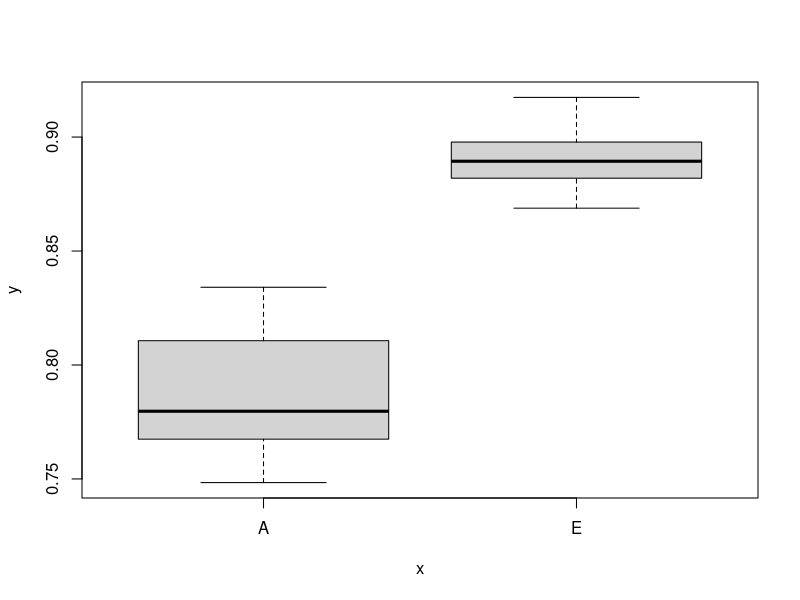
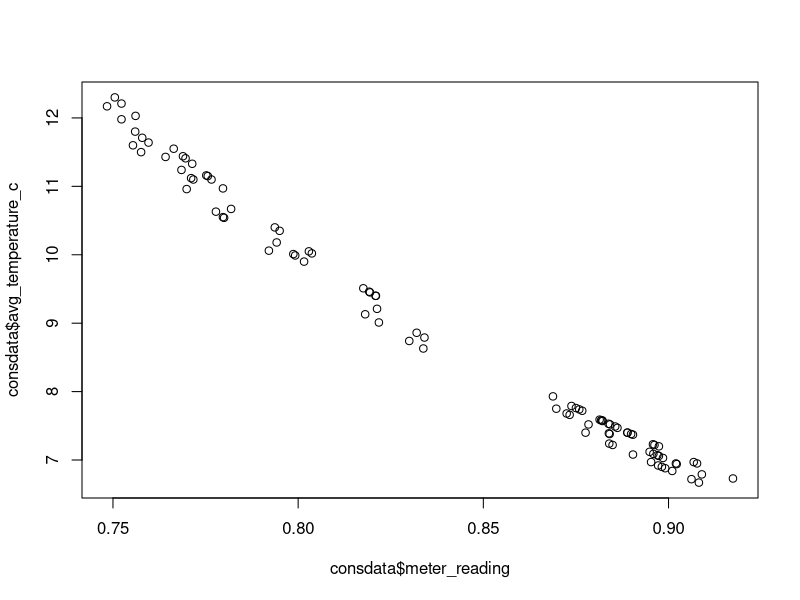
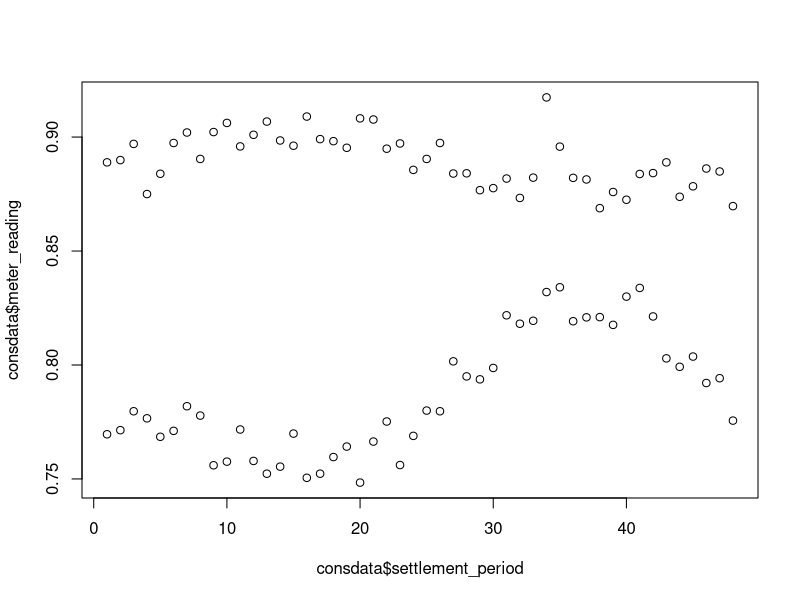
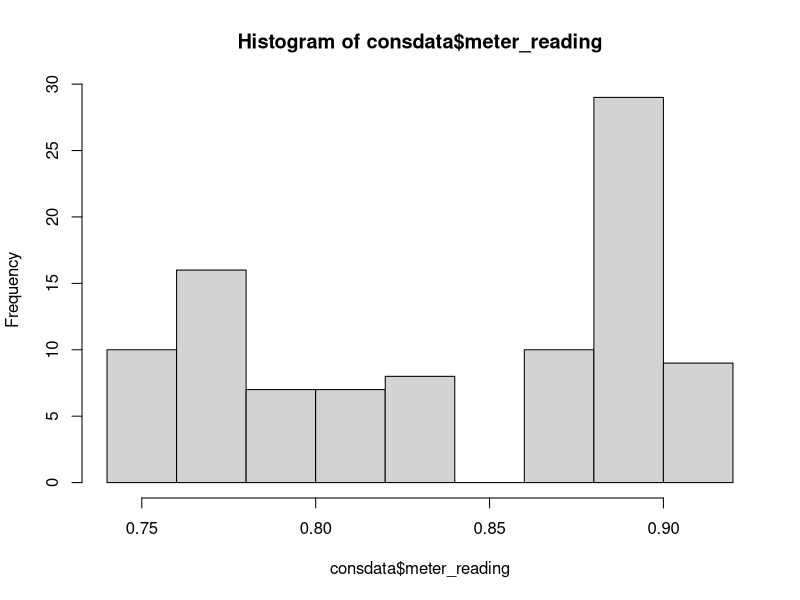
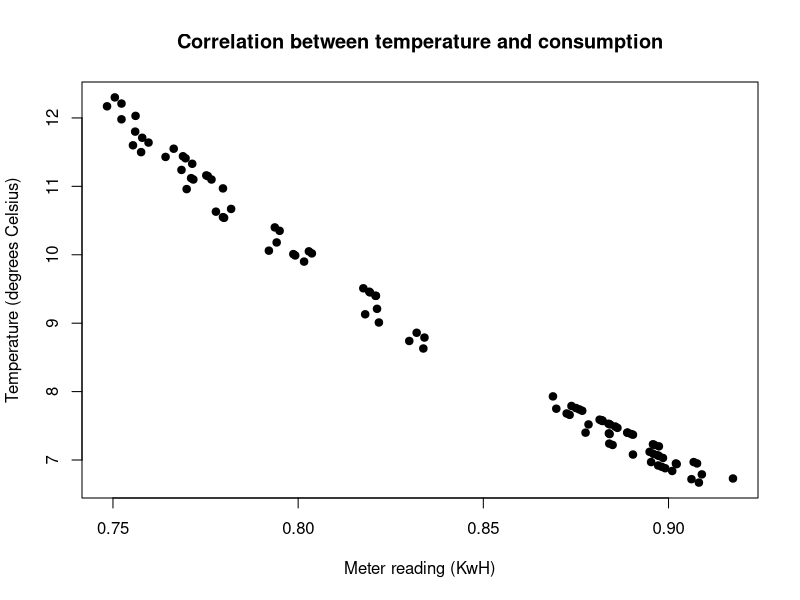
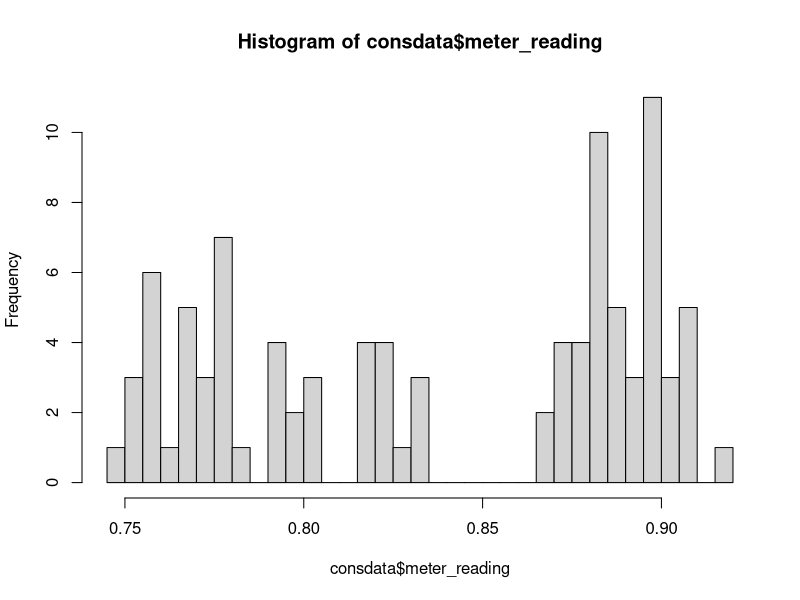
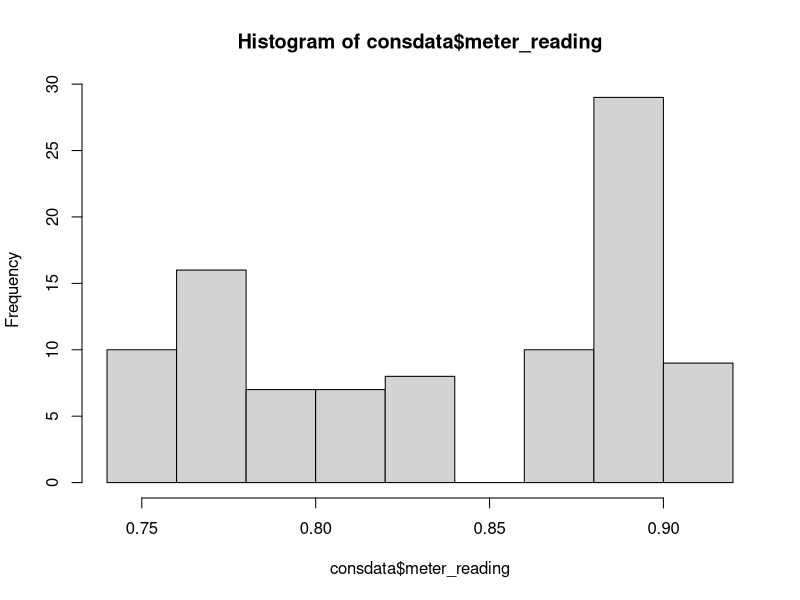

Here is the R script that generated these plots, in order:
## ---- chunk 1
consdata <- read.csv("consdata.csv", header = TRUE, stringsAsFactors = TRUE)

head(consdata, n = 2)

## ---- chunk 2

is.numeric(consdata$meter_reading) ## we could also do is.numeric(consdata[,1]) as per our last session on subsetting

is.numeric(consdata$actual_estimate)

is.factor(consdata$actual_estimate)

## ---- chunk 3
is(consdata$meter_reading)

is(consdata$actual_estimate)

## ---- chunk 4

consdata$meter_reading <- as.character(consdata$meter_reading)

is.character(consdata$meter_reading)

consdata$meter_reading <- as.numeric(consdata$meter_reading)
## ---- chunk 5
datetest <- "12/12/2018"
datetest <- as.Date(datetest, format = "%d/%m/%Y")
is(datetest)
## ---- chunk 6
consdata$settlement_date <- as.character(consdata$settlement_date)
consdata$settlement_date <- as.Date(consdata$settlement_date, format = "%d/%m/%Y")
## ---- chunk 7
datetest <- 17940
datetest <- as.Date(datetest, origin = as.Date("01/01/1970", format = "%d/%m/%Y"))
datetest
## ---- chunk 8
mean(consdata$meter_reading)
median(consdata$meter_reading)
sd(consdata$meter_reading)
quantile(consdata$meter_reading)
## ---- chunk 9
summary(consdata)
## ---- chunk 10
library(psych)
describeBy(consdata, consdata$actual_estimate)
## ---- chunk 11
plot(x = consdata$actual_estimate, y = consdata$meter_reading)
## ---- chunk 12
plot(x = consdata$meter_reading,y = consdata$avg_temperature_c)
## ---- chunk 13
plot(x = consdata$settlement_period, y = consdata$meter_reading)
## ---- chunk 14
hist(consdata$meter_reading)
## ---- chunk 15
plot(consdata$meter_reading, consdata$avg_temperature_c,
     main = "Correlation between temperature and consumption",
     xlab = "Meter reading (KwH)",
     ylab = "Temperature (degrees Celsius)",
     pch = 19)
## ---- chunk 16
hist(consdata$meter_reading, breaks = 30)
hist(consdata$meter_reading)
